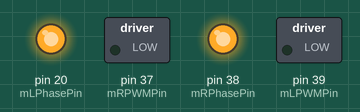
Recording of a sketch running on a simulated Arduino Mega 2560, built with avr-gcc and run on an emulated ATmega2560. Parts: switched loads named in the sketch (green lamp = pin HIGH), output pins drawn as LEDs (lit = HIGH).

Above: at 3.1 s.
At 6.0 s:
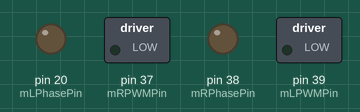
Timing chart, 0 to 9.3 s (numbered marks = the images above):
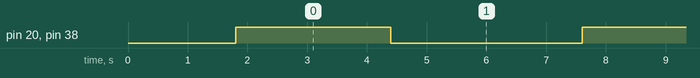

Measured:
- by itself, pin 20 (mLPhasePin), pin 38 (mRPhasePin): alternates HIGH for 2.6 s and LOW for 3.2 s

The sketch:

forward-reverse-test.ino
```cpp
int mRPWMPin = 37; // RIGHT Motor
int mRPhasePin = 38;
int mLPWMPin = 39; // LEFT Motor
int mLPhasePin = 20;

void blinkLED(int times) {
  for (int i = 0; i < times; i++) {
    digitalWrite(LED_BUILTIN, HIGH); // Turn the LED on
    delay(300);                      // Wait for 0.3 seconds
    digitalWrite(LED_BUILTIN, LOW);  // Turn the LED off
    delay(300);                      // Wait for 0.3 seconds
  }
}

// the setup routine runs once when you press reset:
void setup() {
  Serial.begin(9600);

  // Configure pins as outputs
  pinMode(mRPWMPin, OUTPUT);
  pinMode(mRPhasePin, OUTPUT);
  pinMode(mLPWMPin, OUTPUT);
  pinMode(mLPhasePin, OUTPUT);
  blinkLED(3); // Blinks 3 times to confirm setup was done
}

// the loop routine runs over and over again continuously:
void loop() {
  digitalWrite(mRPhasePin, HIGH); // motor 1 forward
  digitalWrite(mLPhasePin, HIGH); // motor 2 forward
  analogWrite(mRPWMPin, 55); // set speed of motor 1
  analogWrite(mLPWMPin, 50); // set speed of motor 2
  //Serial.println("Forward"); // Display motor direction
  delay(2000); //2 seconds
  blinkLED(1); //Blinks once after setting to go forward

  digitalWrite(mRPhasePin, LOW); // motor 1 forward
  digitalWrite(mLPhasePin, LOW); // motor 2 forward
  analogWrite(mRPWMPin, 55); // set speed of motor 1
  analogWrite(mLPWMPin, 50); // set speed of motor 2
  //Serial.println("Forward"); // Display motor direction
  delay(2000); // 2 seconds
  blinkLED(2); //Blinks 2 times after setting to go back
}
```
